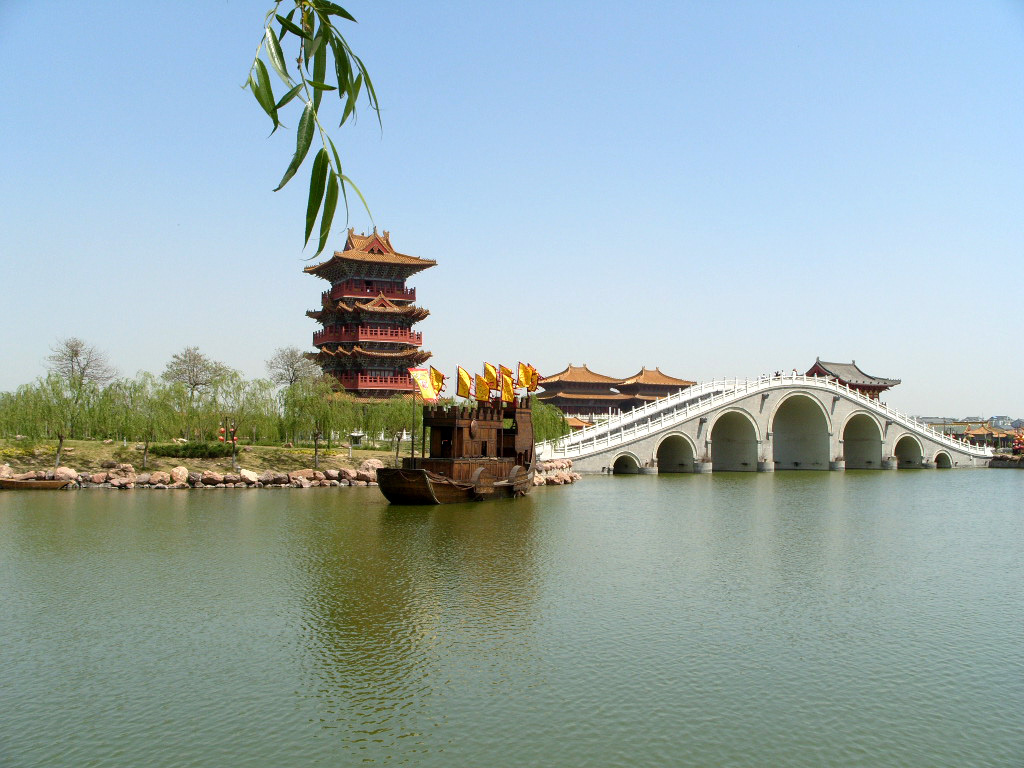
#> input picture code/myimage/1.jpg, 1024 x 768 px
$ python pic_attribute.py   (older library calls are emulated)
#> lines starting #> are read from the running program, lines starting #| are printed output that depends on the picture
from PIL import Image,ImageFilter
import matplotlib.pyplot as plt
img = Image.open(r"myimage/1.jpg")
#> img is the input picture: PIL image 1024x768 RGB; mean R, G, B 153.4, 171.1, 171.5


# [6 lines of commented-out code are left out]
w,h = img.size
#> w = 1024; h = 768
print(w,h)
#| 1024 768

# [35 lines of commented-out code are left out]
logo = Image.open("myimage/2.jpg")
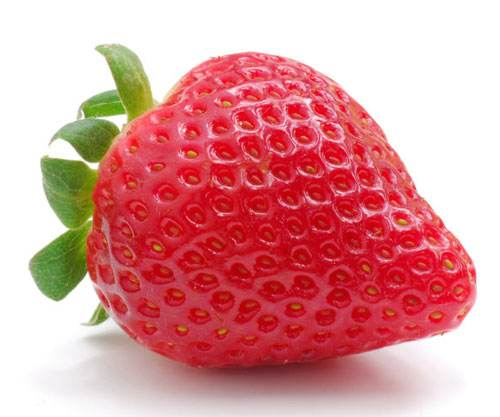
#> input picture code/myimage/2.jpg, 500 x 417 px
#> logo is the input picture: PIL image 500x417 RGB; mean R, G, B 220.6, 153, 154.3
logo = logo.resize((60,60),resample=Image.ANTIALIAS)
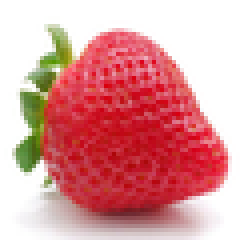
#> logo: PIL image 60x60 RGB (shown 4 times larger); mean R, G, B 220.5, 152.9, 154.1
img.paste(logo,(100,100))
img.show()
